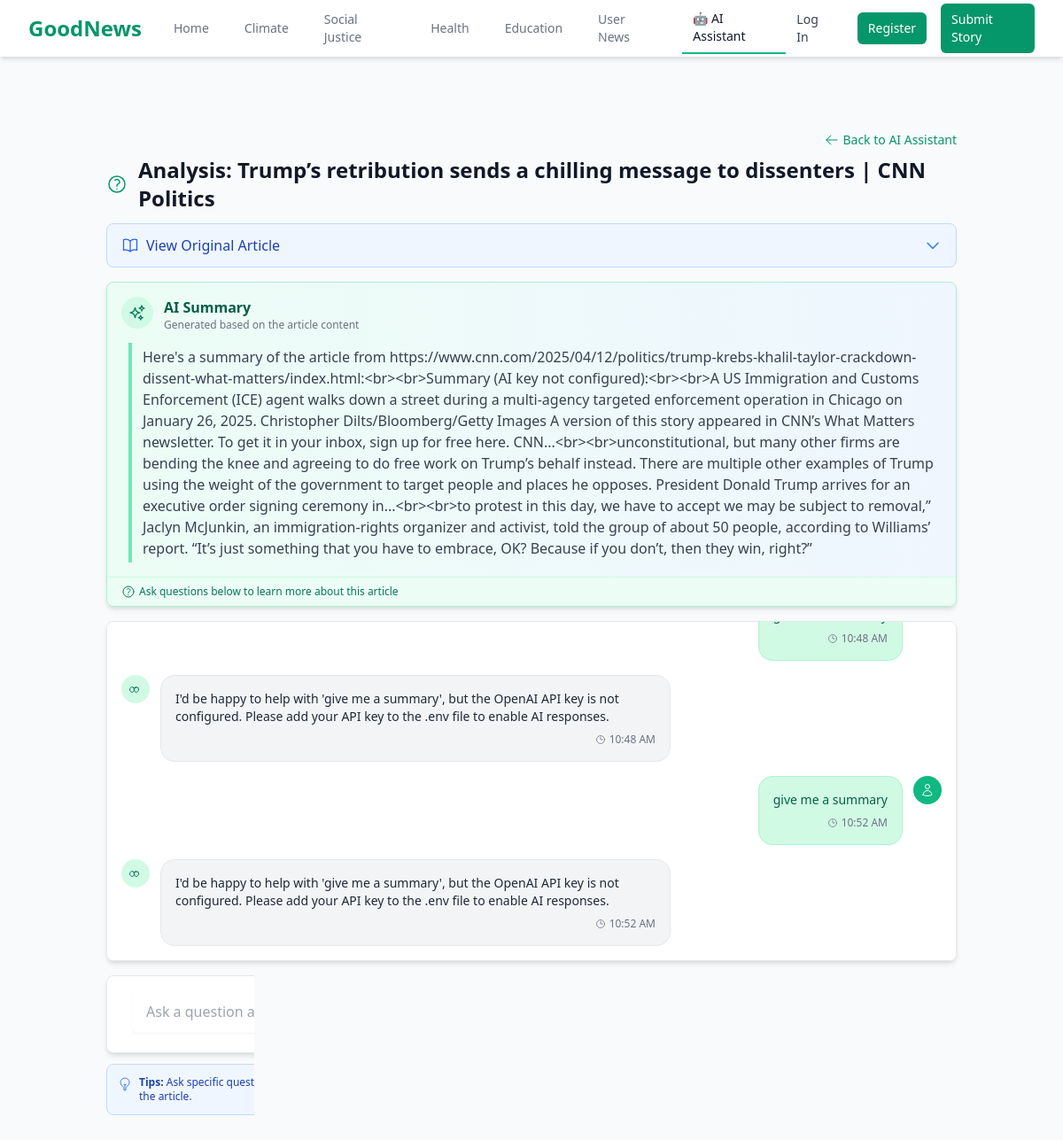
The page /chat/2 on the database its author committed.
### models.py (models this page shows, shortened)
class ChatSession(db.Model):
    id = db.Column(db.Integer, primary_key=True)
    title = db.Column(db.String(200), nullable=False)
    article_text = db.Column(db.Text, nullable=False)
    summary = db.Column(db.Text)
    user_id = db.Column(db.Integer, db.ForeignKey('user.id'), nullable=True)
    created_at = db.Column(db.DateTime, default=datetime.utcnow)
    messages = db.relationship('ChatMessage', backref='session', lazy=True, cascade="all, delete-orphan")

class ChatMessage(db.Model):
    id = db.Column(db.Integer, primary_key=True)
    content = db.Column(db.Text, nullable=False)
    is_user = db.Column(db.Boolean, default=True)  # True if from user, False if from AI
    created_at = db.Column(db.DateTime, default=datetime.utcnow)
    session_id = db.Column(db.Integer, db.ForeignKey('chat_session.id'), nullable=False)

### app.py (the view, shortened to what this page needs)
@app.route('/chat/<int:session_id>', methods=['GET', 'POST'])
def chat_session(session_id):
    chat_session = ChatSession.query.get_or_404(session_id)
    if current_user.is_authenticated and chat_session.user_id and chat_session.user_id != current_user.id:
        flash('You do not have permission to access this chat session', 'danger')
        return redirect(url_for('ai_assistant'))
    messages = ChatMessage.query.filter_by(session_id=session_id).order_by(ChatMessage.created_at).all()
    form = ChatMessageForm()
    return render_template('chat_session.html',
                          session=chat_session,
                          messages=messages,
                          form=form)

### forms.py
class ChatMessageForm(FlaskForm):
    message = TextAreaField('Your Question', validators=[DataRequired()])
    submit = SubmitField('Send')

### app.py (called while the page is built)
@app.template_filter('nl2br')
def nl2br_filter(text):
    if not text:
        return ""
    return text.replace('\n', '<br>')

### templates/chat_session.html (shortened to what this page needs)
{% extends "base.html" %}
{% block content %}
<div class="max-w-5xl mx-auto px-4 sm:px-6 lg:px-8 pt-3 pb-5">
    <div class="flex items-center justify-end mb-2 text-sm">
        <a href="{{ url_for('ai_assistant') }}" class="flex items-center text-green-600 hover:text-green-800 transition-colors">
            <svg xmlns="http://www.w3.org/2000/svg" fill="none" viewBox="0 0 24 24" stroke-width="1.5" stroke="currentColor" class="w-4 h-4 mr-1">
                <path stroke-linecap="round" stroke-linejoin="round" d="M10.5 19.5L3 12m0 0l7.5-7.5M3 12h18" />
            </svg>
            Back to AI Assistant
        </a>
    </div>
    <h1 class="text-2xl font-bold text-gray-900 mb-3 flex items-center">
        <span class="text-green-600 mr-3">
        </span>
        {{ session.title }}
    </h1>
    <div class="mb-4">
        <button id="showArticleBtn" class="flex items-center justify-between w-full py-3 px-4 bg-blue-50 hover:bg-blue-100 rounded-lg text-left border border-blue-200 transition-colors">
            <div class="flex items-center">
                <span class="font-medium text-blue-800">View Original Article</span>
            </div>
            <svg id="chevronDown" class="h-5 w-5 text-blue-500" fill="none" viewBox="0 0 24 24" stroke="currentColor">
                <path stroke-linecap="round" stroke-linejoin="round" stroke-width="2" d="M19 9l-7 7-7-7" />
            </svg>
        </button>
    </div>
    {% if messages|length > 0 and not messages[0].is_user %}
    <div class="mb-4 bg-gradient-to-r from-green-50 to-blue-50 rounded-lg border border-green-200 shadow-md">
        <div class="p-4">
            <div class="flex items-start mb-3">
                <div class="flex-shrink-0 bg-green-100 p-2 rounded-full mr-3">
                </div>
                <div class="flex-1">
                    <h3 class="text-base font-semibold text-green-800">AI Summary</h3>
                    <p class="text-xs text-gray-500">Generated based on the article content</p>
                </div>
            </div>
            <div class="border-l-4 border-green-300 pl-3 py-1 ml-2">
                <div class="text-gray-700 prose prose-sm max-w-none">
                    {{ messages[0].content|safe|nl2br }}
                </div>
            </div>
        </div>
        <div class="border-t border-green-100 bg-green-50 px-4 py-2 text-xs text-green-700 flex items-center rounded-b-lg">
            Ask questions below to learn more about this article
        </div>
    </div>
    {% endif %}
    <div id="chatMessages" class="bg-white border border-gray-200 rounded-lg shadow-md p-4 mb-4 h-96 overflow-y-auto">
        <div class="space-y-4">
            {% for message in messages %}
            <div class="flex {% if message.is_user %}justify-end{% endif %}">
                {% if not message.is_user %}
                <div class="flex-shrink-0 mr-3">
                    <div class="bg-green-100 rounded-full p-2 w-8 h-8 flex items-center justify-center">
                    </div>
                </div>
                {% endif %}
                <div class="max-w-xl rounded-2xl p-4 {% if message.is_user %}bg-green-100 border border-green-200{% else %}bg-gray-100 border border-gray-200{% endif %}">
                    <div class="text-sm {% if message.is_user %}text-green-800{% else %}text-gray-800{% endif %} prose prose-sm max-w-none">
                        {{ message.content|safe|nl2br }}
                    </div>
                    <div class="text-xs text-gray-500 mt-2 flex items-center justify-end">
                        <svg xmlns="http://www.w3.org/2000/svg" fill="none" viewBox="0 0 24 24" stroke-width="1.5" stroke="currentColor" class="w-3 h-3 mr-1">
                            <path stroke-linecap="round" stroke-linejoin="round" d="M12 6v6h4.5m4.5 0a9 9 0 11-18 0 9 9 0 0118 0z" />
                        </svg>
                        {{ message.created_at.strftime('%I:%M %p') }}
                    </div>
                </div>
                {% if message.is_user %}
                <div class="flex-shrink-0 ml-3">
                    <div class="bg-green-500 rounded-full p-2 w-8 h-8 flex items-center justify-center">
                    </div>
                </div>
                {% endif %}
            </div>
            {% endfor %}
        </div>
    </div>
    <div class="bg-white border border-gray-200 rounded-lg shadow-md p-4">
        <form method="POST" id="chatForm" class="flex space-x-3">
            <div class="flex-grow relative">
                {{ form.message(class="w-full rounded-lg border-gray-300 shadow-sm focus:border-green-500 focus:ring-green-500 px-4 py-3 pr-10", placeholder="Ask a question about this article...", rows="1") }}
                <div class="absolute right-3 top-3 text-gray-400">
                </div>
            </div>
            <button type="submit" class="bg-green-600 text-white py-3 px-6 rounded-lg hover:bg-green-700 focus:outline-none focus:ring-2 focus:ring-offset-2 focus:ring-green-500 transition-colors flex items-center">
                <span id="sendText" class="flex items-center">
                    <svg xmlns="http://www.w3.org/2000/svg" fill="none" viewBox="0 0 24 24" stroke-width="1.5" stroke="currentColor" class="w-5 h-5 mr-1">
                        <path stroke-linecap="round" stroke-linejoin="round" d="M6 12L3.269 3.126A59.768 59.768 0 0121.485 12 59.77 59.77 0 013.27 20.876L5.999 12zm0 0h7.5" />
                    </svg>
                </span>
            </button>
        </form>
    </div>
    <div class="mt-3 bg-blue-50 rounded-lg p-3 border border-blue-200 text-xs">
        <div class="flex">
            <div class="text-blue-500 mr-2 mt-0.5">
            </div>
            <div class="text-blue-800">
                <span class="font-semibold">Tips:</span> Ask specific questions about the article content. You can request summaries of specific sections, clarification of concepts, or explanations of terms used in the article.
            </div>
        </div>
    </div>
</div>
{% endblock %}

### rows shown on the page
ChatSession: title "Analysis: Trump’s retribution sends a chilling message to dissenters | CNN Politics"
ChatMessage: content "Here's a summary of the article from https://www.cnn.com/2025/04/12/politics/trump-krebs-khalil-taylor-crackdown-dissent-what-matters/index.html:<br><br>Summary (AI key not configured):<br><br>A US Immigration and Customs Enforcement (ICE) agent walks down a street during a multi-agency targeted enforcement operation in Chicago on January 26, 2025. Christopher Dilts/Bloomberg/Getty Images A version of this story appeared in CNN’s What Matters newsletter. To get it in your inbox, sign up for free here. CNN...<br><br>unconstitutional, but many other firms are bending the knee and agreeing to do free work on Trump’s behalf instead. There are multiple other examples of Trump using the weight of…"
ChatMessage: created_at "10:48 AM"
ChatMessage: is_user False (drawn), content "I'd be happy to help with 'give me a summary', but the OpenAI API key is not configured. Please add your API key to the .env file to enable AI responses.", created_at "10:48 AM"
ChatMessage: content "give me a summary", created_at "10:52 AM", is_user True (drawn)
ChatMessage: is_user False (drawn), content "I'd be happy to help with 'give me a summary', but the OpenAI API key is not configured. Please add your API key to the .env file to enable AI responses.", created_at "10:52 AM"
